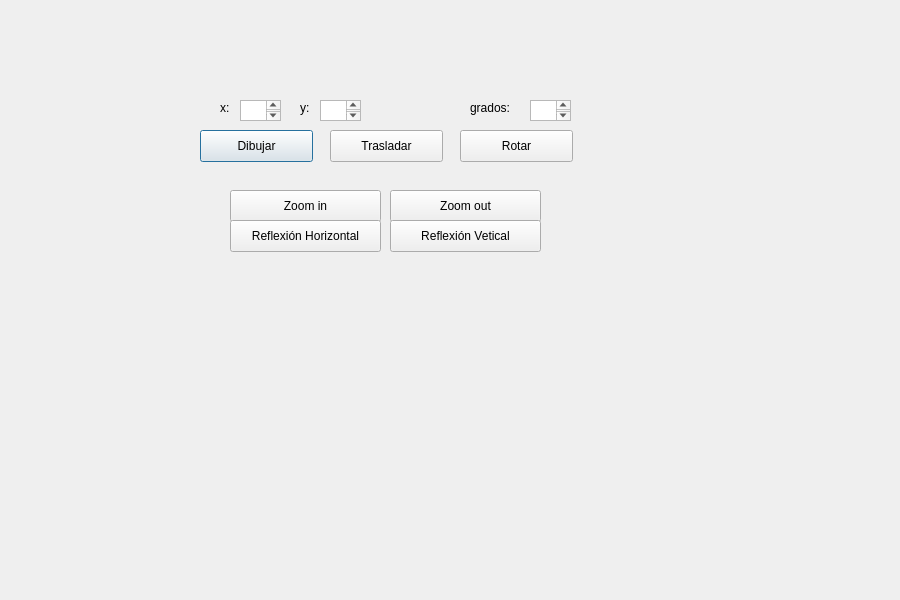
<?xml version="1.0" encoding="UTF-8"?>
<ui version="4.0">
 <class>Cubo</class>
 <widget class="QDialog" name="Cubo">
  <property name="geometry">
   <rect>
    <x>0</x>
    <y>0</y>
    <width>900</width>
    <height>600</height>
   </rect>
  </property>
  <property name="windowTitle">
   <string>Cubo</string>
  </property>
  <widget class="QPushButton" name="pushButton">
   <property name="geometry">
    <rect>
     <x>200</x>
     <y>130</y>
     <width>113</width>
     <height>32</height>
    </rect>
   </property>
   <property name="text">
    <string>Dibujar</string>
   </property>
  </widget>
  <widget class="QPushButton" name="pushButton_2">
   <property name="geometry">
    <rect>
     <x>330</x>
     <y>130</y>
     <width>113</width>
     <height>32</height>
    </rect>
   </property>
   <property name="text">
    <string>Trasladar</string>
   </property>
  </widget>
  <widget class="QTextEdit" name="boxXinicio">
   <property name="geometry">
    <rect>
     <x>240</x>
     <y>100</y>
     <width>41</width>
     <height>21</height>
    </rect>
   </property>
  </widget>
  <widget class="QLabel" name="label_4">
   <property name="geometry">
    <rect>
     <x>300</x>
     <y>100</y>
     <width>51</width>
     <height>16</height>
    </rect>
   </property>
   <property name="text">
    <string>y:</string>
   </property>
  </widget>
  <widget class="QLabel" name="label_3">
   <property name="geometry">
    <rect>
     <x>220</x>
     <y>100</y>
     <width>41</width>
     <height>16</height>
    </rect>
   </property>
   <property name="text">
    <string>x:</string>
   </property>
  </widget>
  <widget class="QTextEdit" name="boxYinicio">
   <property name="geometry">
    <rect>
     <x>320</x>
     <y>100</y>
     <width>41</width>
     <height>21</height>
    </rect>
   </property>
  </widget>
  <widget class="QPushButton" name="pushButton_5">
   <property name="geometry">
    <rect>
     <x>230</x>
     <y>190</y>
     <width>151</width>
     <height>32</height>
    </rect>
   </property>
   <property name="text">
    <string>Zoom in</string>
   </property>
  </widget>
  <widget class="QPushButton" name="pushButton_3">
   <property name="geometry">
    <rect>
     <x>460</x>
     <y>130</y>
     <width>113</width>
     <height>32</height>
    </rect>
   </property>
   <property name="text">
    <string>Rotar</string>
   </property>
  </widget>
  <widget class="QPushButton" name="pushButton_6">
   <property name="geometry">
    <rect>
     <x>230</x>
     <y>220</y>
     <width>151</width>
     <height>32</height>
    </rect>
   </property>
   <property name="text">
    <string>Reflexión Horizontal</string>
   </property>
  </widget>
  <widget class="QPushButton" name="pushButton_4">
   <property name="geometry">
    <rect>
     <x>390</x>
     <y>190</y>
     <width>151</width>
     <height>32</height>
    </rect>
   </property>
   <property name="text">
    <string>Zoom out</string>
   </property>
  </widget>
  <widget class="QPushButton" name="pushButton_7">
   <property name="geometry">
    <rect>
     <x>390</x>
     <y>220</y>
     <width>151</width>
     <height>32</height>
    </rect>
   </property>
   <property name="text">
    <string>Reflexión Vetical</string>
   </property>
  </widget>
  <widget class="QTextEdit" name="boxGrados">
   <property name="geometry">
    <rect>
     <x>530</x>
     <y>100</y>
     <width>41</width>
     <height>21</height>
    </rect>
   </property>
  </widget>
  <widget class="QLabel" name="label_5">
   <property name="geometry">
    <rect>
     <x>470</x>
     <y>100</y>
     <width>51</width>
     <height>16</height>
    </rect>
   </property>
   <property name="text">
    <string>grados:</string>
   </property>
  </widget>
 </widget>
 <resources/>
 <connections/>
</ui>
